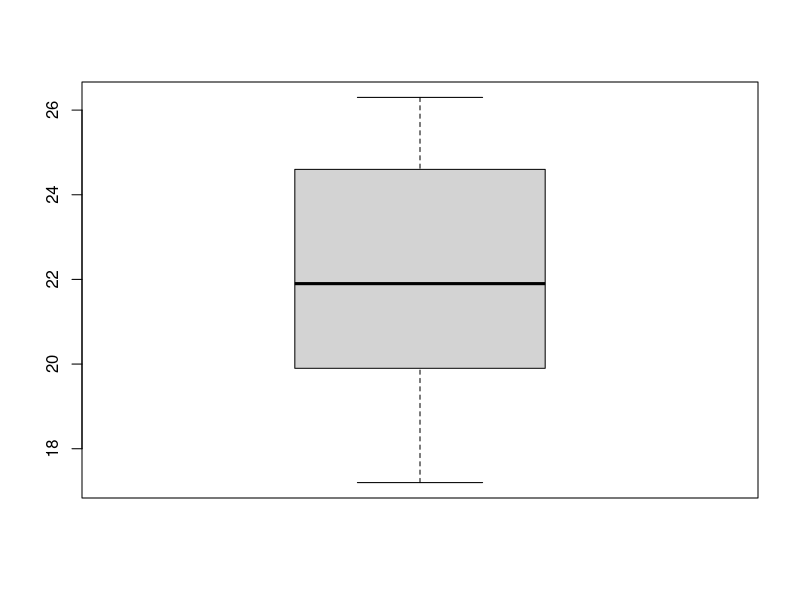
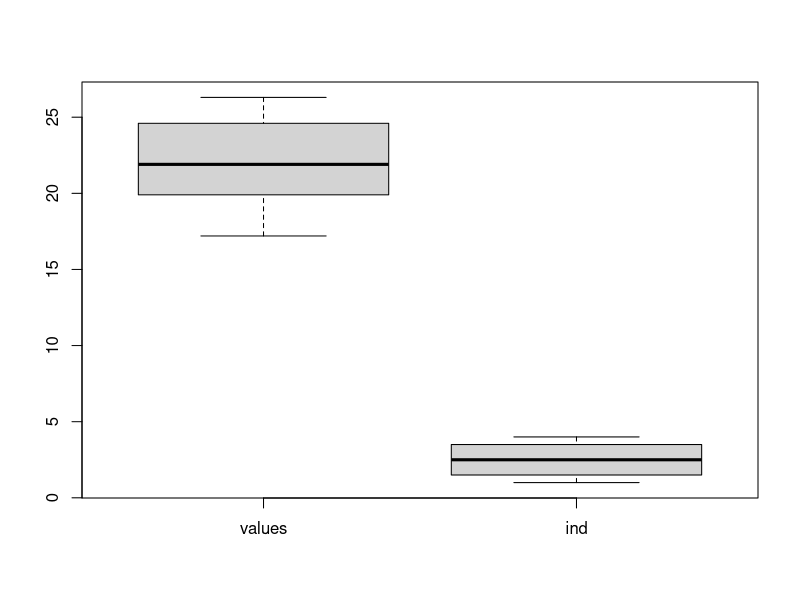
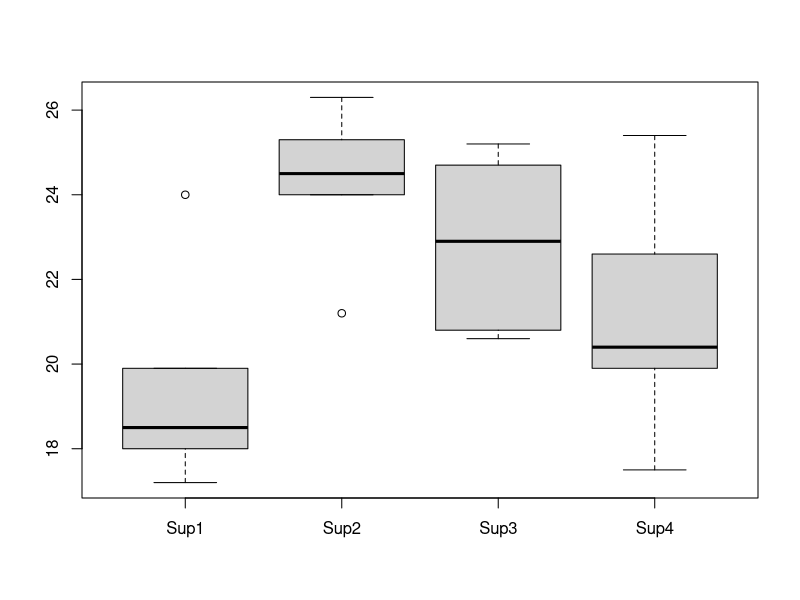
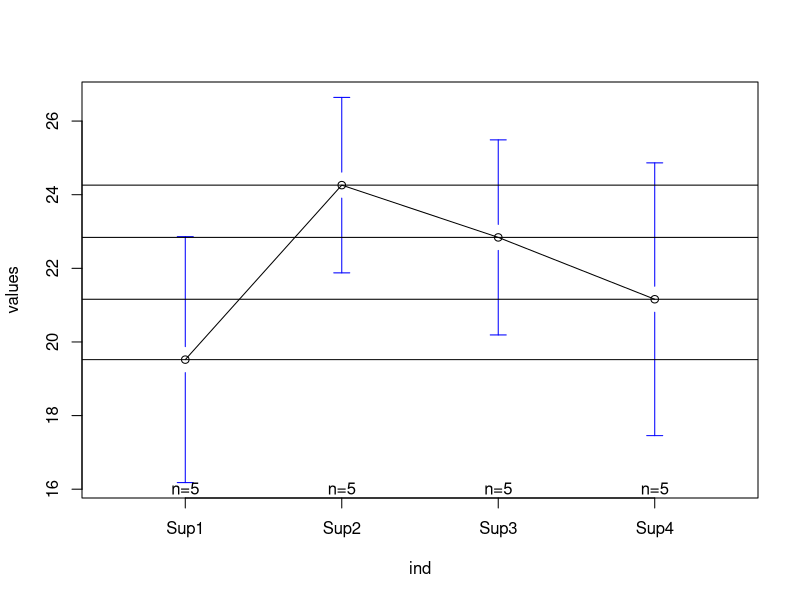
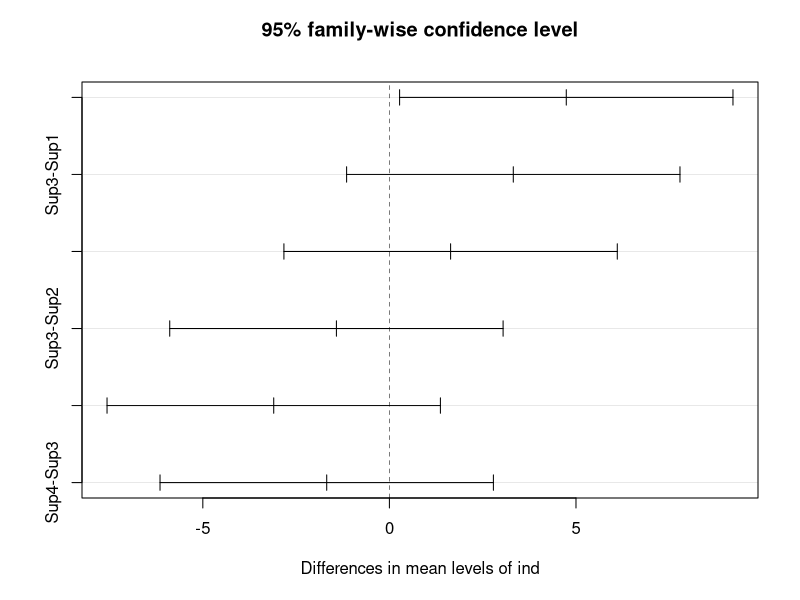
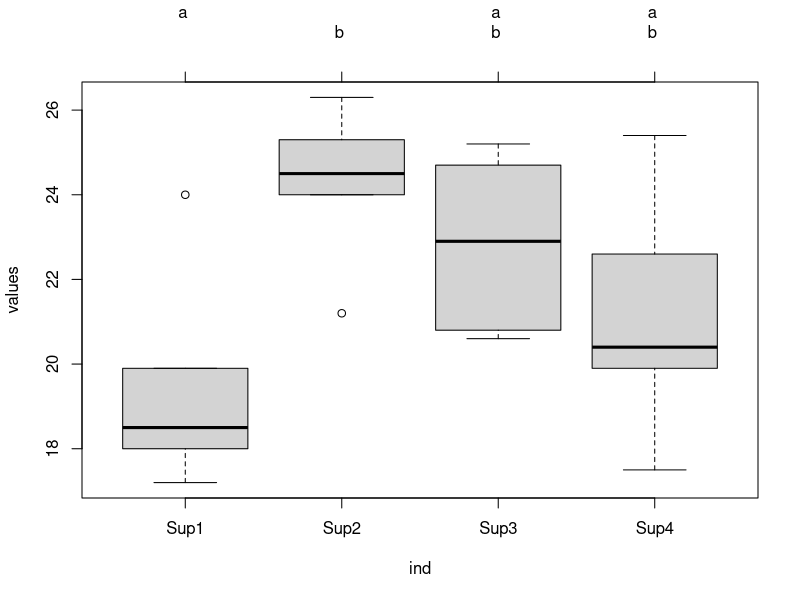

Write the R code that produced these figures, in order. (Note: this script raises an error after producing the figures.)
# ANOVA
Sup1 = c(18.5,24,17.2,19.9,18)
Sup2 = c(26.3,25.3,24,21.2,24.5)
Sup3 = c(20.6,25.2,20.8,24.7,22.9)
Sup4 = c(25.4,19.9,22.6,17.5,20.4)
df2 = data.frame(Sup1,Sup2,Sup3,Sup4)
df2
colMeans(df2)
colSums(df2)
round(addmargins(as.matrix(df2),c(1,2),FUN = list(list(mean,sd,length),list(length))),2)
stack(df2) # when we want to change the way data is shown
unstack(stack(df2)) # when we want to reverse the stack
dfstack = stack(df2) # this is done to create the independent variable into a factor and also create two variables, one as dependent variable and another as independent variable
dfstack
str(dfstack)
aggregate(dfstack$values, by=list(dfstack$ind), FUN = mean)
aggregate(dfstack$values, by=list(dfstack$ind), FUN = sd)
fit2A = aov(values~ind, data = dfstack) #aov(dependent variable~independent varible, database)
summary(fit2A)
fit2A
#to get the p critical value based on the table, we use command
qf(p=0.95, 3,16)
#since p calculated value is greater than p critical value, we reject null hypothesis

boxplot(dfstack$values)
boxplot(dfstack)
boxplot(df2)

gplots::plotmeans(values~ind,data = dfstack)
abline(h=colMeans(df2))
# tells which all means are significantly different
TukeyHSD(fit2A)
plot(TukeyHSD(fit2A))
#very large difference in the first sup2-sup1 as it is furthest away from the mean levels
library(multcomp)
tuk = glht(fit2A, linfct= mcp(ind= 'Tukey'))
tuk
plot(cld(tuk,level = 0.05))

# normality test
car::qqPlot(fit2A,simulate = T, labels=F)

# for checking the homeogenarity of variables
bartlett.test(values~ind, data = dfstack)
# we are not rejecting the null hypothesis as variable are homeogenous

car::outlierTest(fit2A)
# shows there are not many outliers according to outlier test
